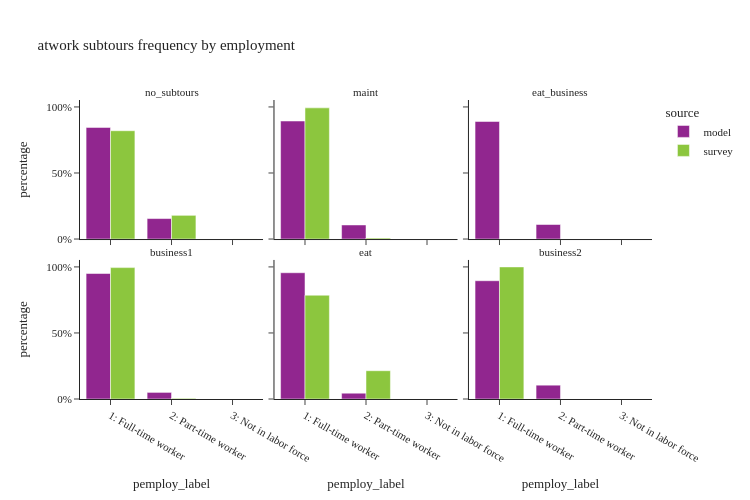

The notebook cell saved with this chart:
### Code cell
util.plot_share_facetbar(work_tour, 'tour_weight', share_col="pemploy_label", title="atwork subtours frequency by employment", 
                             facet_col='atwork_subtour_frequency', facet_col_wrap=3, height=500, orientation='v')

### Figure 1 — Plotly figure (JSON) as saved in the notebook; plotly's stock layout.template omitted (floating-point values rounded to 4 significant figures)
{"data": [{"alignmentgroup": "True", "customdata": [[983709], [180537]], "hovertemplate": "source=model<br>atwork_subtour_frequency=no_subtours<br>pemploy_label=%{x}<br>percentage=%{y}<br>sample_size=%{customdata[0]}<extra></extra>", "legendgroup": "model", "marker": {"color": "#91268F", "pattern": {"shape": ""}}, "name": "model", "offsetgroup": "model", "orientation": "v", "showlegend": true, "textposition": "auto", "type": "bar", "x": ["1: Full-time worker", "2: Part-time worker"], "xaxis": "x4", "y": [0.8449, 0.1551], "yaxis": "y4"}, {"alignmentgroup": "True", "customdata": [[52442], [6256]], "hovertemplate": "source=model<br>atwork_subtour_frequency=maint<br>pemploy_label=%{x}<br>percentage=%{y}<br>sample_size=%{customdata[0]}<extra></extra>", "legendgroup": "model", "marker": {"color": "#91268F", "pattern": {"shape": ""}}, "name": "model", "offsetgroup": "model", "orientation": "v", "showlegend": false, "textposition": "auto", "type": "bar", "x": ["1: Full-time worker", "2: Part-time worker"], "xaxis": "x5", "y": [0.8934, 0.1066], "yaxis": "y5"}, {"alignmentgroup": "True", "customdata": [[4542], [561]], "hovertemplate": "source=model<br>atwork_subtour_frequency=eat_business<br>pemploy_label=%{x}<br>percentage=%{y}<br>sample_size=%{customdata[0]}<extra></extra>", "legendgroup": "model", "marker": {"color": "#91268F", "pattern": {"shape": ""}}, "name": "model", "offsetgroup": "model", "orientation": "v", "showlegend": false, "textposition": "auto", "type": "bar", "x": ["1: Full-time worker", "2: Part-time worker"], "xaxis": "x6", "y": [0.8901, 0.1099], "yaxis": "y6"}, {"alignmentgroup": "True", "customdata": [[72262], [3797]], "hovertemplate": "source=model<br>atwork_subtour_frequency=business1<br>pemploy_label=%{x}<br>percentage=%{y}<br>sample_size=%{customdata[0]}<extra></extra>", "legendgroup": "model", "marker": {"color": "#91268F", "pattern": {"shape": ""}}, "name": "model", "offsetgroup": "model", "orientation": "v", "showlegend": false, "textposition": "auto", "type": "bar", "x": ["1: Full-time worker", "2: Part-time worker"], "xaxis": "x", "y": [0.9501, 0.04992], "yaxis": "y"}, {"alignmentgroup": "True", "customdata": [[66321], [3063]], "hovertemplate": "source=model<br>atwork_subtour_frequency=eat<br>pemploy_label=%{x}<br>percentage=%{y}<br>sample_size=%{customdata[0]}<extra></extra>", "legendgroup": "model", "marker": {"color": "#91268F", "pattern": {"shape": ""}}, "name": "model", "offsetgroup": "model", "orientation": "v", "showlegend": false, "textposition": "auto", "type": "bar", "x": ["1: Full-time worker", "2: Part-time worker"], "xaxis": "x2", "y": [0.9559, 0.04415], "yaxis": "y2"}, {"alignmentgroup": "True", "customdata": [[2252], [263]], "hovertemplate": "source=model<br>atwork_subtour_frequency=business2<br>pemploy_label=%{x}<br>percentage=%{y}<br>sample_size=%{customdata[0]}<extra></extra>", "legendgroup": "model", "marker": {"color": "#91268F", "pattern": {"shape": ""}}, "name": "model", "offsetgroup": "model", "orientation": "v", "showlegend": false, "textposition": "auto", "type": "bar", "x": ["1: Full-time worker", "2: Part-time worker"], "xaxis": "x3", "y": [0.8954, 0.1046], "yaxis": "y3"}, {"alignmentgroup": "True", "customdata": [[1385], [238], [3]], "hovertemplate": "source=survey<br>atwork_subtour_frequency=no_subtours<br>pemploy_label=%{x}<br>percentage=%{y}<br>sample_size=%{customdata[0]}<extra></extra>", "legendgroup": "survey", "marker": {"color": "#8CC63E", "pattern": {"shape": ""}}, "name": "survey", "offsetgroup": "survey", "orientation": "v", "showlegend": true, "textposition": "auto", "type": "bar", "x": ["1: Full-time worker", "2: Part-time worker", "3: Not in labor force"], "xaxis": "x4", "y": [0.82, 0.1795, 0.000572], "yaxis": "y4"}, {"alignmentgroup": "True", "customdata": [[36], [2]], "hovertemplate": "source=survey<br>atwork_subtour_frequency=maint<br>pemploy_label=%{x}<br>percentage=%{y}<br>sample_size=%{customdata[0]}<extra></extra>", "legendgroup": "survey", "marker": {"color": "#8CC63E", "pattern": {"shape": ""}}, "name": "survey", "offsetgroup": "survey", "orientation": "v", "showlegend": false, "textposition": "auto", "type": "bar", "x": ["1: Full-time worker", "2: Part-time worker"], "xaxis": "x5", "y": [0.9931, 0.006896], "yaxis": "y5"}, {"alignmentgroup": "True", "customdata": [[38], [3]], "hovertemplate": "source=survey<br>atwork_subtour_frequency=business1<br>pemploy_label=%{x}<br>percentage=%{y}<br>sample_size=%{customdata[0]}<extra></extra>", "legendgroup": "survey", "marker": {"color": "#8CC63E", "pattern": {"shape": ""}}, "name": "survey", "offsetgroup": "survey", "orientation": "v", "showlegend": false, "textposition": "auto", "type": "bar", "x": ["1: Full-time worker", "2: Part-time worker"], "xaxis": "x", "y": [0.9948, 0.005249], "yaxis": "y"}, {"alignmentgroup": "True", "customdata": [[71], [6]], "hovertemplate": "source=survey<br>atwork_subtour_frequency=eat<br>pemploy_label=%{x}<br>percentage=%{y}<br>sample_size=%{customdata[0]}<extra></extra>", "legendgroup": "survey", "marker": {"color": "#8CC63E", "pattern": {"shape": ""}}, "name": "survey", "offsetgroup": "survey", "orientation": "v", "showlegend": false, "textposition": "auto", "type": "bar", "x": ["1: Full-time worker", "2: Part-time worker"], "xaxis": "x2", "y": [0.7858, 0.2142], "yaxis": "y2"}, {"alignmentgroup": "True", "customdata": [[2]], "hovertemplate": "source=survey<br>atwork_subtour_frequency=business2<br>pemploy_label=%{x}<br>percentage=%{y}<br>sample_size=%{customdata[0]}<extra></extra>", "legendgroup": "survey", "marker": {"color": "#8CC63E", "pattern": {"shape": ""}}, "name": "survey", "offsetgroup": "survey", "orientation": "v", "showlegend": false, "textposition": "auto", "type": "bar", "x": ["1: Full-time worker"], "xaxis": "x3", "y": [1.0], "yaxis": "y3"}], "layout": {"annotations": [{"font": {}, "showarrow": false, "text": "business1", "x": 0.16, "xanchor": "center", "xref": "paper", "y": 0.465, "yanchor": "bottom", "yref": "paper"}, {"font": {}, "showarrow": false, "text": "eat", "x": 0.5, "xanchor": "center", "xref": "paper", "y": 0.465, "yanchor": "bottom", "yref": "paper"}, {"font": {}, "showarrow": false, "text": "business2", "x": 0.84, "xanchor": "center", "xref": "paper", "y": 0.465, "yanchor": "bottom", "yref": "paper"}, {"font": {}, "showarrow": false, "text": "no_subtours", "x": 0.16, "xanchor": "center", "xref": "paper", "y": 1.0, "yanchor": "bottom", "yref": "paper"}, {"font": {}, "showarrow": false, "text": "maint", "x": 0.5, "xanchor": "center", "xref": "paper", "y": 1.0, "yanchor": "bottom", "yref": "paper"}, {"font": {}, "showarrow": false, "text": "eat_business", "x": 0.84, "xanchor": "center", "xref": "paper", "y": 1.0, "yanchor": "bottom", "yref": "paper"}], "barmode": "group", "height": 500, "legend": {"title": {"text": "source"}, "tracegroupgap": 0}, "title": {"text": "atwork subtours frequency by employment"}, "width": 750, "xaxis": {"anchor": "y", "domain": [0.0, 0.32], "title": {"text": "pemploy_label"}}, "xaxis2": {"anchor": "y2", "domain": [0.34, 0.66], "matches": "x", "title": {"text": "pemploy_label"}}, "xaxis3": {"anchor": "y3", "domain": [0.68, 1.0], "matches": "x", "title": {"text": "pemploy_label"}}, "xaxis4": {"anchor": "y4", "domain": [0.0, 0.32], "matches": "x", "showticklabels": false}, "xaxis5": {"anchor": "y5", "domain": [0.34, 0.66], "matches": "x", "showticklabels": false}, "xaxis6": {"anchor": "y6", "domain": [0.68, 1.0], "matches": "x", "showticklabels": false}, "yaxis": {"anchor": "x", "domain": [0.0, 0.465], "tickformat": ".0%", "title": {"text": "percentage"}}, "yaxis2": {"anchor": "x2", "domain": [0.0, 0.465], "matches": "y", "showticklabels": false, "tickformat": ".0%"}, "yaxis3": {"anchor": "x3", "domain": [0.0, 0.465], "matches": "y", "showticklabels": false, "tickformat": ".0%"}, "yaxis4": {"anchor": "x4", "domain": [0.535, 1.0], "matches": "y", "tickformat": ".0%", "title": {"text": "percentage"}}, "yaxis5": {"anchor": "x5", "domain": [0.535, 1.0], "matches": "y", "showticklabels": false, "tickformat": ".0%"}, "yaxis6": {"anchor": "x6", "domain": [0.535, 1.0], "matches": "y", "showticklabels": false, "tickformat": ".0%"}}}
